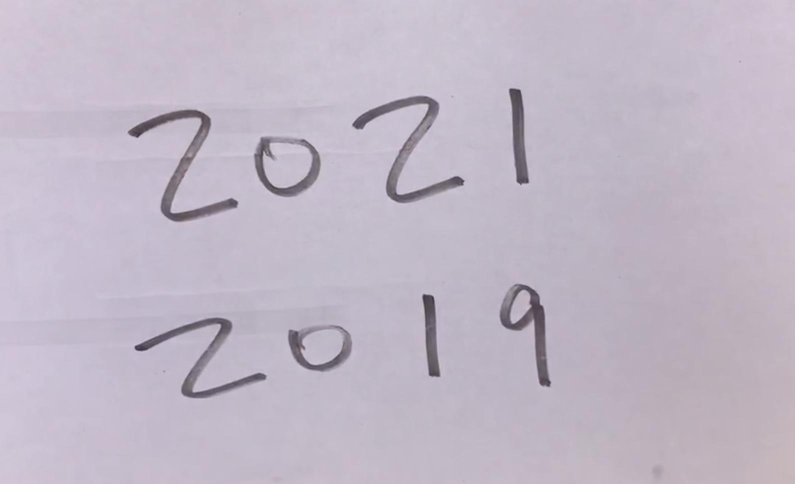
#> input picture deep-learning-2022s/2022S-107c-digits-outdoor-partial.jpg, 1589 x 968 px (shown at 1/2 size)
$ python 2022S-107d-display-binary.py
#> lines starting #> are read from the running program, lines starting #| are printed output that depends on the picture; after the words box and inside, x2 and y2 are one past the last pixel; in counts of white or black regions, pixels touching at a corner belong together
# OpenCV Demo for display image and binarization
# Coded by: Harry Li
# Status: Release
# Date: Feb. 21, 2022

def print_hi(name):
    # Use a breakpoint in the code line below to debug your script.
    print(f'OpenCV Example, {name}')  # Press Ctrl+F8 to toggle the breakpoint.

# Press the green button in the gutter to run the script.
if __name__ == '__main__':
    print_hi('Harry 2022-2-17')
# import the necessary packages
    import numpy as np
    #import argparse
    import cv2

    img = input('Enter image file name:')
#> the answer given: 2022S-107c-digits-outdoor-partial.jpg

    image = cv2.imread(img, cv2.IMREAD_COLOR)
#> image is the input picture: shape (968, 1589, 3); mean B, G, R 198, 183.5, 192.3

    if image is None:
        print('Error opening image!')
        print('Usage: pdisplay.py image_name\n')

    image = cv2.resize(image, (256, 256))
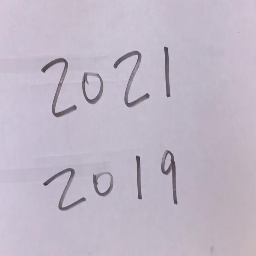
#> image: shape (256, 256, 3); mean B, G, R 198, 183.4, 192.2

    gray = cv2.cvtColor(image, cv2.COLOR_BGR2GRAY)
    edges = cv2.Canny(gray,100,200)
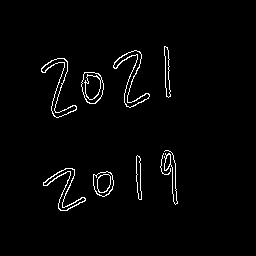
#> edges: shape (256, 256); 2.2% white in thin lines or dots, all inside (x1, y1, x2, y2) = (41, 46, 178, 211)
    ret, thresh1 = cv2.threshold(gray, 127, 255, cv2.THRESH_BINARY)
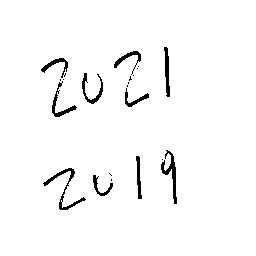
#> thresh1: shape (256, 256); 97.3% white; 21 black regions (11 under 20 px), largest, box (x1, y1, x2, y2) and area: (43, 168, 86, 210) 277, (161, 150, 177, 204) 263, (82, 73, 103, 104) 183

    cv2.imshow('original',image)
    cv2.imshow('gray scale',gray)
    cv2.imshow('Canny edges',edges)
    cv2.imshow('Binary image', thresh1)

    cv2.imshow("Harry's Images", np.hstack([image, image]))
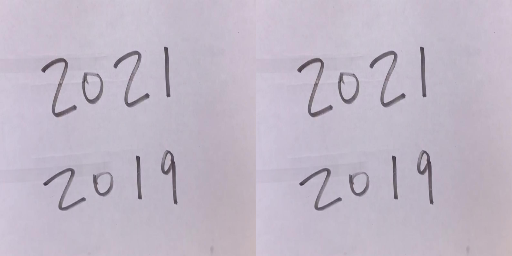
#> window "Harry's Images": shape (256, 512, 3); mean B, G, R 198, 183.4, 192.2
    cv2.waitKey(0)
